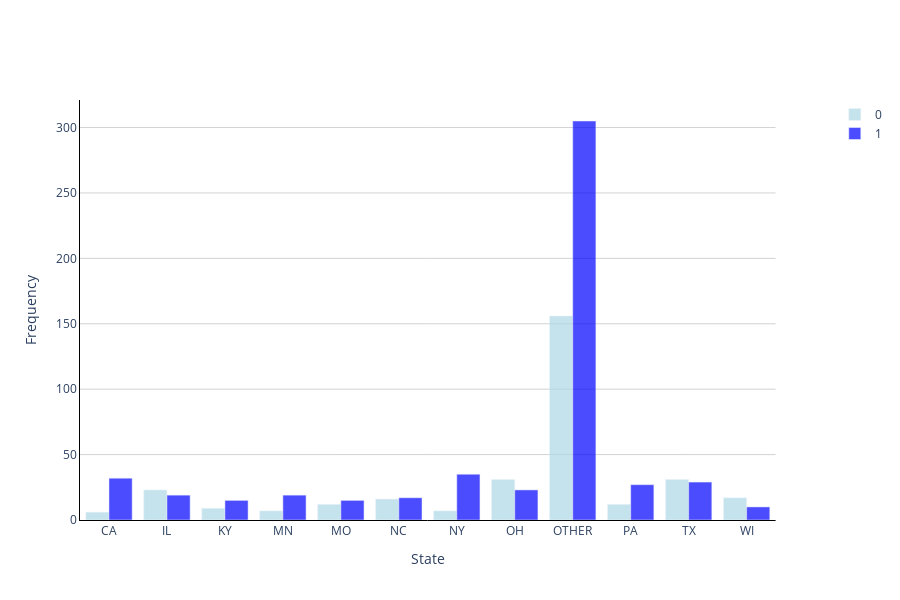

This figure's notebook cell:
### Code cell
plot_histogram(
    preds2,
    project.id,
    feature='State',
    bins=12,
    cutoff=0.1,
    split_by_predicted_class=True,
    showlegend=True,
    height=600,
)

### Figure 1 — Plotly figure (JSON) as saved in the notebook; plotly's stock layout.template omitted (floating-point values rounded to 4 significant figures)
{"data": [{"marker": {"color": "lightblue"}, "name": "0", "opacity": 0.7, "type": "bar", "x": ["CA", "IL", "KY", "MN", "MO", "NC", "NY", "OH", "OTHER", "PA", "TX", "WI"], "y": [6, 23, 9, 7, 12, 16, 7, 31, 156, 12, 31, 17]}, {"marker": {"color": "blue"}, "name": "1", "opacity": 0.7, "type": "bar", "x": ["CA", "IL", "KY", "MN", "MO", "NC", "NY", "OH", "OTHER", "PA", "TX", "WI"], "y": [32, 19, 15, 19, 15, 17, 35, 23, 305, 27, 29, 10]}], "layout": {"height": 600, "hoverlabel": {"bgcolor": "white", "font": {"family": "Rockwell", "size": 16}, "namelength": -1}, "legend": {"title": {"text": ""}}, "plot_bgcolor": "rgba(0,0,0,0)", "showlegend": true, "xaxis": {"anchor": "y", "domain": [0, 0.94], "linecolor": "black", "linewidth": 1, "showline": true, "title": {"text": "State"}}, "yaxis": {"anchor": "x", "domain": [0, 1], "gridcolor": "lightgray", "gridwidth": 1, "linecolor": "black", "linewidth": 1, "showgrid": true, "showline": true, "title": {"text": "Frequency"}}, "yaxis2": {"anchor": "x", "gridcolor": "lightgray", "gridwidth": 1, "linecolor": "black", "linewidth": 1, "overlaying": "y", "showgrid": true, "showline": true, "side": "right", "tickformat": ",.0%", "title": {"text": "Average Prediction"}}}}
